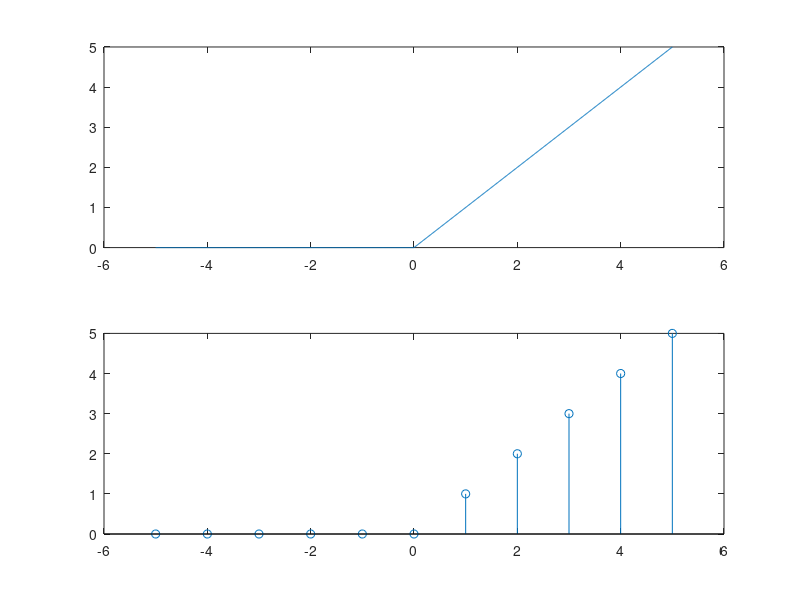

Reproduce this figure in MATLAB.
%progrsm to plot unit ramp function both continuous and discrete
clear all
close all
clc
%unit ramp function(continuous)
t=[-5:.01:5];
for i=1:length(t)
if t(i)>=0
    r(i)=t(i);
else
    r(i)=0;
end
end
subplot(211)
plot(t,r)

%unit ramp function(discrete)
n=[-5:5];
for i=1:length(n)
if n(i)>=0
    r1(i)=n(i);
else
    r1(i)=0;
end
end
subplot(212);
stem(n,r1);